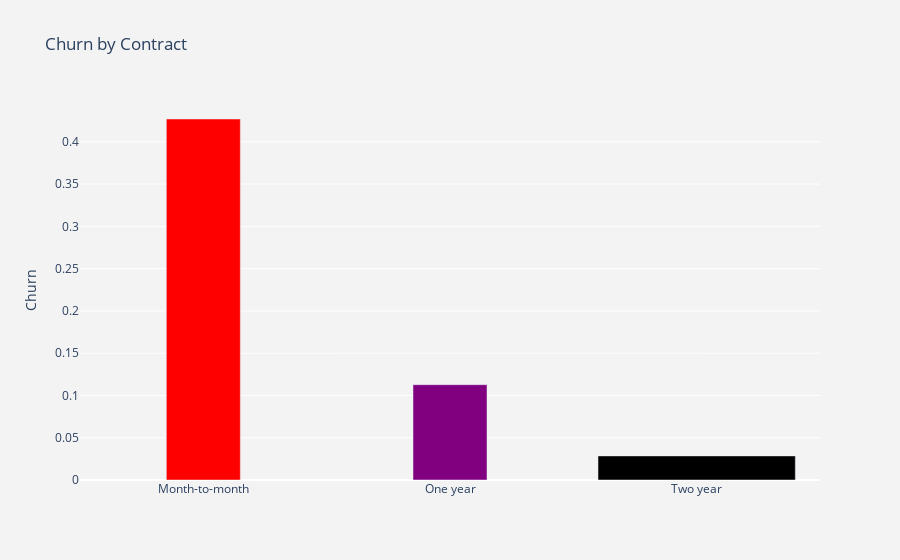

The code cell stored with this chart in its notebook:
### Code cell
plot_by_Contract = df.groupby('Contract').Churn.mean().reset_index()
plot_data = [go.Bar(
    x=plot_by_Contract['Contract'],
    y=plot_by_Contract['Churn'],
    width=[0.3, 0.3],
    marker=dict(color=['red','purple'])
)]
plot_layout = go.Layout(
    xaxis={"type":"category"},
    yaxis={"title":"Churn"},
    title='Churn by Contract',
    plot_bgcolor='rgb(243,243,243)',
    paper_bgcolor='rgb(243,243,243)',
)
fig = go.Figure(data=plot_data,layout=plot_layout) 
po.iplot(fig)

### Figure 1 — Plotly figure (JSON) as saved in the notebook; plotly's stock layout.template omitted (floating-point values rounded to 4 significant figures)
{"data": [{"marker": {"color": ["red", "purple"]}, "type": "bar", "width": [0.3, 0.3], "x": ["Month-to-month", "One year", "Two year"], "y": [0.427, 0.1128, 0.02849]}], "layout": {"paper_bgcolor": "rgb(243,243,243)", "plot_bgcolor": "rgb(243,243,243)", "title": {"text": "Churn by Contract"}, "xaxis": {"type": "category"}, "yaxis": {"title": {"text": "Churn"}}}}
